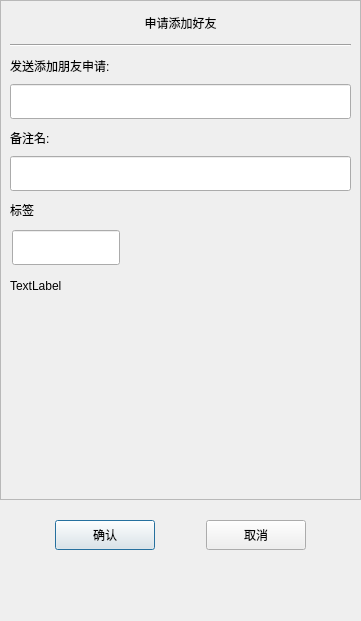
<?xml version="1.0" encoding="UTF-8"?>
<ui version="4.0">
 <class>ApplyFriend</class>
 <widget class="QDialog" name="ApplyFriend">
  <property name="geometry">
   <rect>
    <x>0</x>
    <y>0</y>
    <width>361</width>
    <height>621</height>
   </rect>
  </property>
  <property name="minimumSize">
   <size>
    <width>361</width>
    <height>621</height>
   </size>
  </property>
  <property name="maximumSize">
   <size>
    <width>361</width>
    <height>621</height>
   </size>
  </property>
  <property name="windowTitle">
   <string>Dialog</string>
  </property>
  <layout class="QVBoxLayout" name="verticalLayout">
   <property name="spacing">
    <number>0</number>
   </property>
   <property name="leftMargin">
    <number>0</number>
   </property>
   <property name="topMargin">
    <number>0</number>
   </property>
   <property name="rightMargin">
    <number>0</number>
   </property>
   <property name="bottomMargin">
    <number>0</number>
   </property>
   <item>
    <widget class="QScrollArea" name="scrollArea">
     <property name="minimumSize">
      <size>
       <width>0</width>
       <height>500</height>
      </size>
     </property>
     <property name="widgetResizable">
      <bool>true</bool>
     </property>
     <widget class="QWidget" name="scrollcontent">
      <property name="geometry">
       <rect>
        <x>0</x>
        <y>0</y>
        <width>359</width>
        <height>498</height>
       </rect>
      </property>
      <layout class="QVBoxLayout" name="verticalLayout_2">
       <property name="spacing">
        <number>0</number>
       </property>
       <property name="leftMargin">
        <number>0</number>
       </property>
       <property name="rightMargin">
        <number>0</number>
       </property>
       <item>
        <widget class="QLabel" name="apply_lb">
         <property name="minimumSize">
          <size>
           <width>0</width>
           <height>25</height>
          </size>
         </property>
         <property name="maximumSize">
          <size>
           <width>16777215</width>
           <height>25</height>
          </size>
         </property>
         <property name="text">
          <string>申请添加好友</string>
         </property>
         <property name="alignment">
          <set>Qt::AlignmentFlag::AlignCenter</set>
         </property>
        </widget>
       </item>
       <item>
        <widget class="QWidget" name="apply_wid" native="true">
         <layout class="QVBoxLayout" name="verticalLayout_3">
          <item>
           <widget class="Line" name="line">
            <property name="orientation">
             <enum>Qt::Orientation::Horizontal</enum>
            </property>
           </widget>
          </item>
          <item>
           <widget class="QLabel" name="label">
            <property name="minimumSize">
             <size>
              <width>0</width>
              <height>25</height>
             </size>
            </property>
            <property name="maximumSize">
             <size>
              <width>16777215</width>
              <height>25</height>
             </size>
            </property>
            <property name="text">
             <string>发送添加朋友申请:</string>
            </property>
           </widget>
          </item>
          <item>
           <widget class="CustomizeEdit" name="name_ed">
            <property name="minimumSize">
             <size>
              <width>0</width>
              <height>35</height>
             </size>
            </property>
            <property name="maximumSize">
             <size>
              <width>16777215</width>
              <height>35</height>
             </size>
            </property>
           </widget>
          </item>
          <item>
           <widget class="QLabel" name="label_2">
            <property name="minimumSize">
             <size>
              <width>0</width>
              <height>25</height>
             </size>
            </property>
            <property name="maximumSize">
             <size>
              <width>16777215</width>
              <height>25</height>
             </size>
            </property>
            <property name="text">
             <string>备注名:</string>
            </property>
           </widget>
          </item>
          <item>
           <widget class="CustomizeEdit" name="back_ed">
            <property name="minimumSize">
             <size>
              <width>0</width>
              <height>35</height>
             </size>
            </property>
            <property name="maximumSize">
             <size>
              <width>16777215</width>
              <height>35</height>
             </size>
            </property>
           </widget>
          </item>
          <item>
           <widget class="QLabel" name="label_3">
            <property name="minimumSize">
             <size>
              <width>0</width>
              <height>25</height>
             </size>
            </property>
            <property name="maximumSize">
             <size>
              <width>16777215</width>
              <height>25</height>
             </size>
            </property>
            <property name="text">
             <string>标签</string>
            </property>
           </widget>
          </item>
          <item>
           <widget class="QWidget" name="lb_group_wid" native="true">
            <property name="minimumSize">
             <size>
              <width>0</width>
              <height>50</height>
             </size>
            </property>
            <layout class="QVBoxLayout" name="verticalLayout_4">
             <property name="spacing">
              <number>0</number>
             </property>
             <property name="leftMargin">
              <number>0</number>
             </property>
             <property name="topMargin">
              <number>0</number>
             </property>
             <property name="rightMargin">
              <number>0</number>
             </property>
             <property name="bottomMargin">
              <number>0</number>
             </property>
             <item>
              <widget class="QWidget" name="gridWidget" native="true">
               <property name="minimumSize">
                <size>
                 <width>0</width>
                 <height>40</height>
                </size>
               </property>
               <property name="maximumSize">
                <size>
                 <width>16777215</width>
                 <height>40</height>
                </size>
               </property>
               <widget class="CustomizeEdit" name="lb_ed">
                <property name="geometry">
                 <rect>
                  <x>2</x>
                  <y>2</y>
                  <width>108</width>
                  <height>35</height>
                 </rect>
                </property>
                <property name="maximumSize">
                 <size>
                  <width>16777215</width>
                  <height>35</height>
                 </size>
                </property>
               </widget>
              </widget>
             </item>
             <item>
              <widget class="QWidget" name="input_tip_wid" native="true">
               <property name="minimumSize">
                <size>
                 <width>0</width>
                 <height>35</height>
                </size>
               </property>
               <property name="maximumSize">
                <size>
                 <width>16777215</width>
                 <height>35</height>
                </size>
               </property>
               <layout class="QVBoxLayout" name="verticalLayout_5">
                <property name="spacing">
                 <number>0</number>
                </property>
                <property name="leftMargin">
                 <number>0</number>
                </property>
                <property name="topMargin">
                 <number>0</number>
                </property>
                <property name="rightMargin">
                 <number>0</number>
                </property>
                <property name="bottomMargin">
                 <number>0</number>
                </property>
                <item>
                 <widget class="ClickedOnceLabel" name="tip_lb">
                  <property name="text">
                   <string>TextLabel</string>
                  </property>
                 </widget>
                </item>
               </layout>
              </widget>
             </item>
            </layout>
           </widget>
          </item>
          <item>
           <widget class="QWidget" name="widget" native="true">
            <property name="minimumSize">
             <size>
              <width>0</width>
              <height>60</height>
             </size>
            </property>
            <layout class="QHBoxLayout" name="horizontalLayout_2">
             <property name="spacing">
              <number>7</number>
             </property>
             <property name="leftMargin">
              <number>0</number>
             </property>
             <property name="topMargin">
              <number>0</number>
             </property>
             <property name="rightMargin">
              <number>0</number>
             </property>
             <property name="bottomMargin">
              <number>0</number>
             </property>
             <item>
              <widget class="QWidget" name="lb_list" native="true">
               <property name="minimumSize">
                <size>
                 <width>287</width>
                 <height>50</height>
                </size>
               </property>
               <property name="maximumSize">
                <size>
                 <width>287</width>
                 <height>16777215</height>
                </size>
               </property>
              </widget>
             </item>
             <item>
              <widget class="QWidget" name="more_lb_wid" native="true">
               <property name="minimumSize">
                <size>
                 <width>30</width>
                 <height>0</height>
                </size>
               </property>
               <property name="maximumSize">
                <size>
                 <width>30</width>
                 <height>16777215</height>
                </size>
               </property>
               <layout class="QVBoxLayout" name="verticalLayout_6">
                <item>
                 <spacer name="verticalSpacer_3">
                  <property name="orientation">
                   <enum>Qt::Orientation::Vertical</enum>
                  </property>
                  <property name="sizeHint" stdset="0">
                   <size>
                    <width>20</width>
                    <height>40</height>
                   </size>
                  </property>
                 </spacer>
                </item>
                <item>
                 <widget class="ClickedOnceLabel" name="more_lb">
                  <property name="minimumSize">
                   <size>
                    <width>25</width>
                    <height>25</height>
                   </size>
                  </property>
                  <property name="maximumSize">
                   <size>
                    <width>25</width>
                    <height>25</height>
                   </size>
                  </property>
                  <property name="text">
                   <string/>
                  </property>
                 </widget>
                </item>
                <item>
                 <spacer name="verticalSpacer_4">
                  <property name="orientation">
                   <enum>Qt::Orientation::Vertical</enum>
                  </property>
                  <property name="sizeHint" stdset="0">
                   <size>
                    <width>20</width>
                    <height>40</height>
                   </size>
                  </property>
                 </spacer>
                </item>
               </layout>
              </widget>
             </item>
            </layout>
           </widget>
          </item>
         </layout>
        </widget>
       </item>
      </layout>
     </widget>
    </widget>
   </item>
   <item>
    <spacer name="verticalSpacer">
     <property name="orientation">
      <enum>Qt::Orientation::Vertical</enum>
     </property>
     <property name="sizeType">
      <enum>QSizePolicy::Policy::Fixed</enum>
     </property>
     <property name="sizeHint" stdset="0">
      <size>
       <width>20</width>
       <height>10</height>
      </size>
     </property>
    </spacer>
   </item>
   <item>
    <widget class="QWidget" name="apply_sure_wid" native="true">
     <property name="minimumSize">
      <size>
       <width>0</width>
       <height>50</height>
      </size>
     </property>
     <layout class="QHBoxLayout" name="horizontalLayout">
      <item>
       <spacer name="horizontalSpacer">
        <property name="orientation">
         <enum>Qt::Orientation::Horizontal</enum>
        </property>
        <property name="sizeHint" stdset="0">
         <size>
          <width>40</width>
          <height>20</height>
         </size>
        </property>
       </spacer>
      </item>
      <item>
       <widget class="ClickedBtn" name="sure_btn">
        <property name="minimumSize">
         <size>
          <width>100</width>
          <height>30</height>
         </size>
        </property>
        <property name="text">
         <string>确认</string>
        </property>
       </widget>
      </item>
      <item>
       <spacer name="horizontalSpacer_2">
        <property name="orientation">
         <enum>Qt::Orientation::Horizontal</enum>
        </property>
        <property name="sizeHint" stdset="0">
         <size>
          <width>40</width>
          <height>20</height>
         </size>
        </property>
       </spacer>
      </item>
      <item>
       <widget class="ClickedBtn" name="cancel_btn">
        <property name="minimumSize">
         <size>
          <width>100</width>
          <height>30</height>
         </size>
        </property>
        <property name="text">
         <string>取消</string>
        </property>
       </widget>
      </item>
      <item>
       <spacer name="horizontalSpacer_3">
        <property name="orientation">
         <enum>Qt::Orientation::Horizontal</enum>
        </property>
        <property name="sizeHint" stdset="0">
         <size>
          <width>40</width>
          <height>20</height>
         </size>
        </property>
       </spacer>
      </item>
     </layout>
    </widget>
   </item>
   <item>
    <spacer name="verticalSpacer_2">
     <property name="orientation">
      <enum>Qt::Orientation::Vertical</enum>
     </property>
     <property name="sizeHint" stdset="0">
      <size>
       <width>20</width>
       <height>40</height>
      </size>
     </property>
    </spacer>
   </item>
  </layout>
 </widget>
 <customwidgets>
  <customwidget>
   <class>ClickedBtn</class>
   <extends>QPushButton</extends>
   <header location="global">clickedbtn.h</header>
  </customwidget>
  <customwidget>
   <class>CustomizeEdit</class>
   <extends>QLineEdit</extends>
   <header location="global">customizeedit.h</header>
  </customwidget>
  <customwidget>
   <class>ClickedOnceLabel</class>
   <extends>QLabel</extends>
   <header location="global">clickedoncelabel.h</header>
  </customwidget>
 </customwidgets>
 <resources/>
 <connections/>
</ui>
